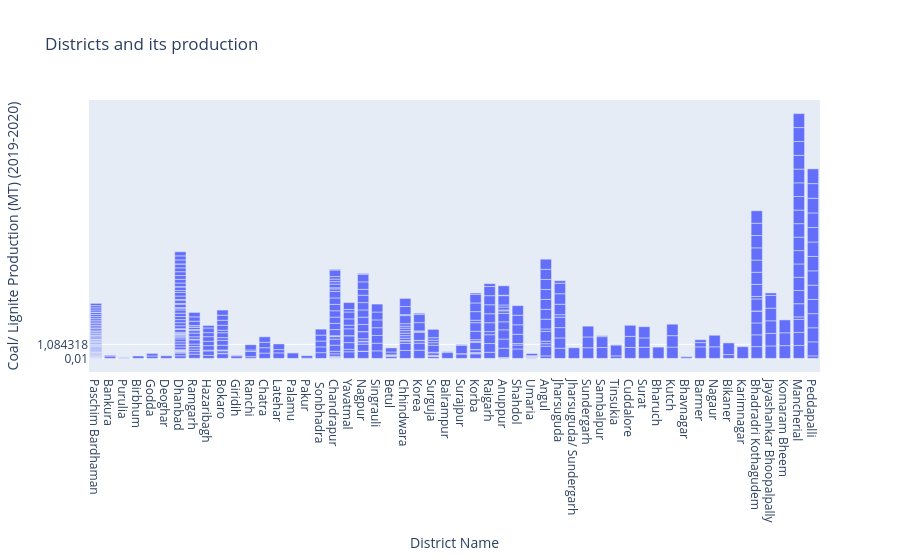

Source (notebook cell):
### Code cell
fig=px.bar(data,x="District Name",y="Coal/ Lignite Production (MT) (2019-2020)",title="Districts and its production")
fig.show()

### Figure 1 — Plotly figure (JSON) as saved in the notebook; plotly's stock layout.template omitted (floating-point values rounded to 4 significant figures; data arrays with more than 128 entries replaced by an {"elided": "..."} marker saying what was removed)
{"data": [{"hovertemplate": "District Name=%{x}<br>Coal/ Lignite Production (MT) (2019-2020)=%{y}<extra></extra>", "legendgroup": "", "marker": {"color": "#636efa", "pattern": {"shape": ""}}, "name": "", "orientation": "v", "showlegend": false, "textposition": "auto", "type": "bar", "x": {"elided": "459 str values"}, "xaxis": "x", "y": {"elided": "459 str values"}, "yaxis": "y"}], "layout": {"barmode": "relative", "legend": {"tracegroupgap": 0}, "title": {"text": "Districts and its production"}, "xaxis": {"anchor": "y", "domain": [0, 1], "title": {"text": "District Name"}}, "yaxis": {"anchor": "x", "domain": [0, 1], "title": {"text": "Coal/ Lignite Production (MT) (2019-2020)"}}}}
